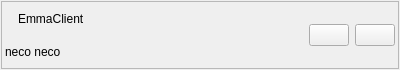
<?xml version="1.0" encoding="UTF-8"?>
<ui version="4.0">
 <class>Event::services::ServiceWidget</class>
 <widget class="QWidget" name="Event::services::ServiceWidget">
  <property name="geometry">
   <rect>
    <x>0</x>
    <y>0</y>
    <width>400</width>
    <height>70</height>
   </rect>
  </property>
  <property name="windowTitle">
   <string>Form</string>
  </property>
  <layout class="QHBoxLayout" name="horizontalLayout_3">
   <property name="leftMargin">
    <number>1</number>
   </property>
   <property name="topMargin">
    <number>1</number>
   </property>
   <property name="rightMargin">
    <number>1</number>
   </property>
   <property name="bottomMargin">
    <number>1</number>
   </property>
   <item>
    <widget class="QFrame" name="frame">
     <property name="frameShape">
      <enum>QFrame::Shape::StyledPanel</enum>
     </property>
     <property name="frameShadow">
      <enum>QFrame::Shadow::Raised</enum>
     </property>
     <layout class="QHBoxLayout" name="horizontalLayout_2">
      <property name="leftMargin">
       <number>3</number>
      </property>
      <property name="topMargin">
       <number>3</number>
      </property>
      <property name="rightMargin">
       <number>3</number>
      </property>
      <property name="bottomMargin">
       <number>3</number>
      </property>
      <item>
       <layout class="QVBoxLayout" name="verticalLayout">
        <item>
         <layout class="QHBoxLayout" name="horizontalLayout">
          <item>
           <widget class="QLabel" name="lblStatus">
            <property name="text">
             <string/>
            </property>
            <property name="pixmap">
             <pixmap>:/qf/core/images/light-red.png</pixmap>
            </property>
           </widget>
          </item>
          <item>
           <widget class="QLabel" name="lblServiceName">
            <property name="sizePolicy">
             <sizepolicy hsizetype="Expanding" vsizetype="Preferred">
              <horstretch>0</horstretch>
              <verstretch>0</verstretch>
             </sizepolicy>
            </property>
            <property name="text">
             <string>EmmaClient</string>
            </property>
           </widget>
          </item>
         </layout>
        </item>
        <item>
         <widget class="QLabel" name="lblServiceMessage">
          <property name="sizePolicy">
           <sizepolicy hsizetype="Expanding" vsizetype="Preferred">
            <horstretch>0</horstretch>
            <verstretch>0</verstretch>
           </sizepolicy>
          </property>
          <property name="text">
           <string>neco neco</string>
          </property>
         </widget>
        </item>
       </layout>
      </item>
      <item>
       <widget class="QPushButton" name="btPlay">
        <property name="icon">
         <iconset resource="../../../../../../../libqf/libqfgui/images/flat/qf_gui_images_flat.qrc">
          <normaloff>:/qf/gui/images/flat/media-play.svg</normaloff>:/qf/gui/images/flat/media-play.svg</iconset>
        </property>
       </widget>
      </item>
      <item>
       <widget class="QPushButton" name="btShowDetail">
        <property name="icon">
         <iconset resource="../../../../../../../libqf/libqfgui/images/flat/qf_gui_images_flat.qrc">
          <normaloff>:/qf/gui/images/flat/settings.svg</normaloff>:/qf/gui/images/flat/settings.svg</iconset>
        </property>
       </widget>
      </item>
     </layout>
    </widget>
   </item>
  </layout>
 </widget>
 <resources>
  <include location="../../../../../../../libqf/libqfgui/images/flat/qf_gui_images_flat.qrc"/>
 </resources>
 <connections/>
</ui>
